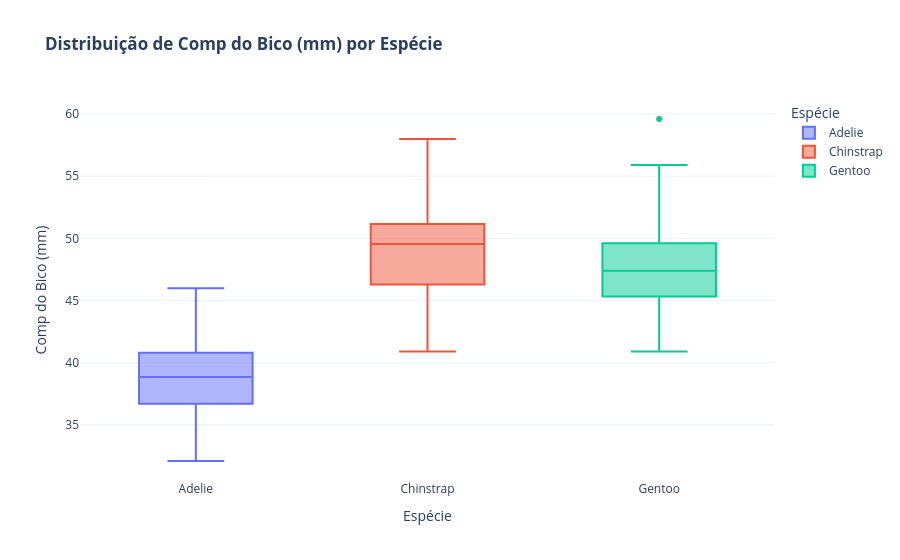
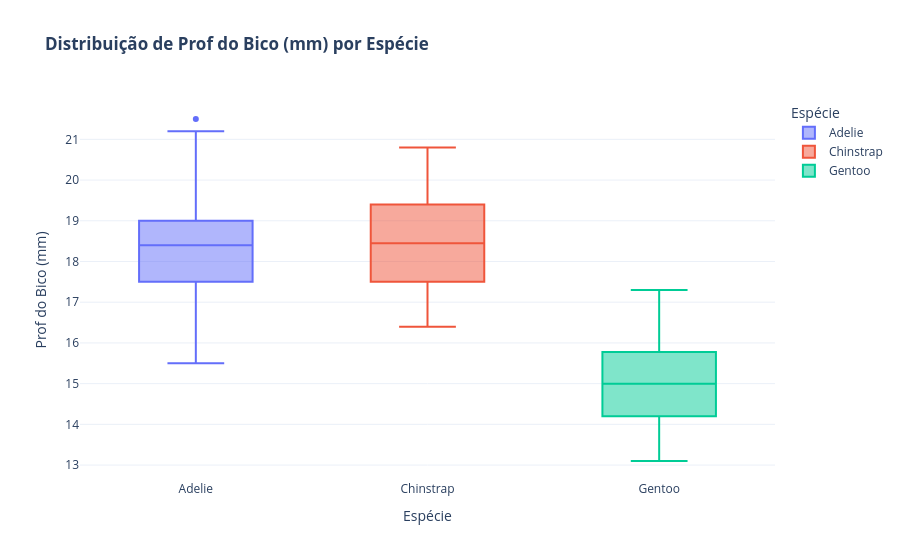
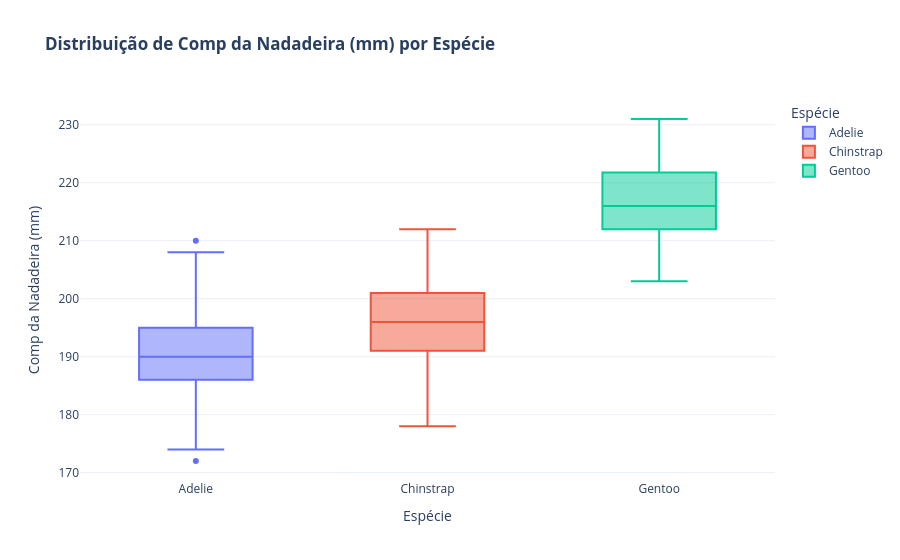
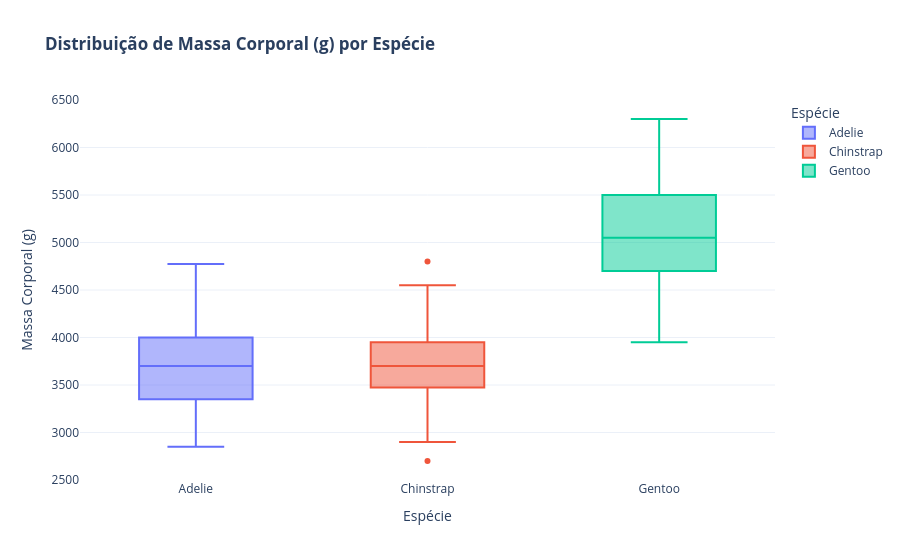

Notebook code for these charts, in order:
### Markdown cell above
### Boxplot

### Code cell
numeric_columns = df_cleaned.select_dtypes(include=['float64', 'int64']).columns
for column in numeric_columns:
    fig = px.box(
        df_cleaned, 
        x='species', 
        y=column, 
        color='species',
        title=f'<b>Distribuição de {column} por Espécie</b>',
        template='plotly_white'
    )
    fig.update_layout(
        xaxis_title='Espécie',
        yaxis_title=column,
        legend_title='Espécie'
    )
    fig.show()

### Figure 1 — Plotly figure (JSON) as saved in the notebook; plotly's stock layout.template omitted (floating-point values rounded to 4 significant figures; data arrays with more than 128 entries replaced by an {"elided": "..."} marker saying what was removed)
{"data": [{"alignmentgroup": "True", "hovertemplate": "species=%{x}<br>Comp do Bico (mm)=%{y}<extra></extra>", "legendgroup": "Adelie", "marker": {"color": "#636efa"}, "name": "Adelie", "notched": false, "offsetgroup": "Adelie", "orientation": "v", "showlegend": true, "type": "box", "x": {"elided": "146 str values"}, "x0": " ", "xaxis": "x", "y": {"elided": "146 float values"}, "y0": " ", "yaxis": "y"}, {"alignmentgroup": "True", "hovertemplate": "species=%{x}<br>Comp do Bico (mm)=%{y}<extra></extra>", "legendgroup": "Chinstrap", "marker": {"color": "#EF553B"}, "name": "Chinstrap", "notched": false, "offsetgroup": "Chinstrap", "orientation": "v", "showlegend": true, "type": "box", "x": ["Chinstrap", "Chinstrap", "Chinstrap", "Chinstrap", "Chinstrap", "Chinstrap", "Chinstrap", "Chinstrap", "Chinstrap", "Chinstrap", "Chinstrap", "Chinstrap", "Chinstrap", "Chinstrap", "Chinstrap", "Chinstrap", "Chinstrap", "Chinstrap", "Chinstrap", "Chinstrap", "Chinstrap", "Chinstrap", "Chinstrap", "Chinstrap", "Chinstrap", "Chinstrap", "Chinstrap", "Chinstrap", "Chinstrap", "Chinstrap", "Chinstrap", "Chinstrap", "Chinstrap", "Chinstrap", "Chinstrap", "Chinstrap", "Chinstrap", "Chinstrap", "Chinstrap", "Chinstrap", "Chinstrap", "Chinstrap", "Chinstrap", "Chinstrap", "Chinstrap", "Chinstrap", "Chinstrap", "Chinstrap", "Chinstrap", "Chinstrap", "Chinstrap", "Chinstrap", "Chinstrap", "Chinstrap", "Chinstrap", "Chinstrap", "Chinstrap", "Chinstrap", "Chinstrap", "Chinstrap", "Chinstrap", "Chinstrap", "Chinstrap", "Chinstrap", "Chinstrap", "Chinstrap", "Chinstrap", "Chinstrap"], "x0": " ", "xaxis": "x", "y": [46.5, 50.0, 51.3, 45.4, 52.7, 45.2, 46.1, 51.3, 46.0, 51.3, 46.6, 51.7, 47.0, 52.0, 45.9, 50.5, 50.3, 58.0, 46.4, 49.2, 42.4, 48.5, 43.2, 50.6, 46.7, 52.0, 50.5, 49.5, 46.4, 52.8, 40.9, 54.2, 42.5, 51.0, 49.7, 47.5, 47.6, 52.0, 46.9, 53.5, 49.0, 46.2, 50.9, 45.5, 50.9, 50.8, 50.1, 49.0, 51.5, 49.8, 48.1, 51.4, 45.7, 50.7, 42.5, 52.2, 45.2, 49.3, 50.2, 45.6, 51.9, 46.8, 45.7, 55.8, 43.5, 49.6, 50.8, 50.2], "y0": " ", "yaxis": "y"}, {"alignmentgroup": "True", "hovertemplate": "species=%{x}<br>Comp do Bico (mm)=%{y}<extra></extra>", "legendgroup": "Gentoo", "marker": {"color": "#00cc96"}, "name": "Gentoo", "notched": false, "offsetgroup": "Gentoo", "orientation": "v", "showlegend": true, "type": "box", "x": ["Gentoo", "Gentoo", "Gentoo", "Gentoo", "Gentoo", "Gentoo", "Gentoo", "Gentoo", "Gentoo", "Gentoo", "Gentoo", "Gentoo", "Gentoo", "Gentoo", "Gentoo", "Gentoo", "Gentoo", "Gentoo", "Gentoo", "Gentoo", "Gentoo", "Gentoo", "Gentoo", "Gentoo", "Gentoo", "Gentoo", "Gentoo", "Gentoo", "Gentoo", "Gentoo", "Gentoo", "Gentoo", "Gentoo", "Gentoo", "Gentoo", "Gentoo", "Gentoo", "Gentoo", "Gentoo", "Gentoo", "Gentoo", "Gentoo", "Gentoo", "Gentoo", "Gentoo", "Gentoo", "Gentoo", "Gentoo", "Gentoo", "Gentoo", "Gentoo", "Gentoo", "Gentoo", "Gentoo", "Gentoo", "Gentoo", "Gentoo", "Gentoo", "Gentoo", "Gentoo", "Gentoo", "Gentoo", "Gentoo", "Gentoo", "Gentoo", "Gentoo", "Gentoo", "Gentoo", "Gentoo", "Gentoo", "Gentoo", "Gentoo", "Gentoo", "Gentoo", "Gentoo", "Gentoo", "Gentoo", "Gentoo", "Gentoo", "Gentoo", "Gentoo", "Gentoo", "Gentoo", "Gentoo", "Gentoo", "Gentoo", "Gentoo", "Gentoo", "Gentoo", "Gentoo", "Gentoo", "Gentoo", "Gentoo", "Gentoo", "Gentoo", "Gentoo", "Gentoo", "Gentoo", "Gentoo", "Gentoo", "Gentoo", "Gentoo", "Gentoo", "Gentoo", "Gentoo", "Gentoo", "Gentoo", "Gentoo", "Gentoo", "Gentoo", "Gentoo", "Gentoo", "Gentoo", "Gentoo", "Gentoo", "Gentoo", "Gentoo", "Gentoo", "Gentoo"], "x0": " ", "xaxis": "x", "y": [46.1, 50.0, 48.7, 50.0, 47.6, 46.5, 45.4, 46.7, 43.3, 46.8, 40.9, 49.0, 45.5, 48.4, 45.8, 49.3, 42.0, 49.2, 46.2, 48.7, 50.2, 45.1, 46.5, 46.3, 42.9, 46.1, 47.8, 48.2, 50.0, 47.3, 42.8, 45.1, 59.6, 49.1, 48.4, 42.6, 44.4, 44.0, 48.7, 42.7, 49.6, 45.3, 49.6, 50.5, 43.6, 45.5, 50.5, 44.9, 45.2, 46.6, 48.5, 45.1, 50.1, 46.5, 45.0, 43.8, 45.5, 43.2, 50.4, 45.3, 46.2, 45.7, 54.3, 45.8, 49.8, 49.5, 43.5, 50.7, 47.7, 46.4, 48.2, 46.5, 46.4, 48.6, 47.5, 51.1, 45.2, 45.2, 49.1, 52.5, 47.4, 50.0, 44.9, 50.8, 43.4, 51.3, 47.5, 52.1, 47.5, 52.2, 45.5, 49.5, 44.5, 50.8, 49.4, 46.9, 48.4, 51.1, 48.5, 55.9, 47.2, 49.1, 46.8, 41.7, 53.4, 43.3, 48.1, 50.5, 49.8, 43.5, 51.5, 46.2, 55.1, 48.8, 47.2, 46.8, 50.4, 45.2, 49.9], "y0": " ", "yaxis": "y"}], "layout": {"boxmode": "overlay", "legend": {"title": {"text": "Espécie"}, "tracegroupgap": 0}, "title": {"text": "<b>Distribuição de Comp do Bico (mm) por Espécie</b>"}, "xaxis": {"anchor": "y", "categoryarray": ["Adelie", "Chinstrap", "Gentoo"], "categoryorder": "array", "domain": [0, 1], "title": {"text": "Espécie"}}, "yaxis": {"anchor": "x", "domain": [0, 1], "title": {"text": "Comp do Bico (mm)"}}}}

### Figure 2 — Plotly figure (JSON) as saved in the notebook; plotly's stock layout.template omitted (floating-point values rounded to 4 significant figures; data arrays with more than 128 entries replaced by an {"elided": "..."} marker saying what was removed)
{"data": [{"alignmentgroup": "True", "hovertemplate": "species=%{x}<br>Prof do Bico (mm)=%{y}<extra></extra>", "legendgroup": "Adelie", "marker": {"color": "#636efa"}, "name": "Adelie", "notched": false, "offsetgroup": "Adelie", "orientation": "v", "showlegend": true, "type": "box", "x": {"elided": "146 str values"}, "x0": " ", "xaxis": "x", "y": {"elided": "146 float values"}, "y0": " ", "yaxis": "y"}, {"alignmentgroup": "True", "hovertemplate": "species=%{x}<br>Prof do Bico (mm)=%{y}<extra></extra>", "legendgroup": "Chinstrap", "marker": {"color": "#EF553B"}, "name": "Chinstrap", "notched": false, "offsetgroup": "Chinstrap", "orientation": "v", "showlegend": true, "type": "box", "x": ["Chinstrap", "Chinstrap", "Chinstrap", "Chinstrap", "Chinstrap", "Chinstrap", "Chinstrap", "Chinstrap", "Chinstrap", "Chinstrap", "Chinstrap", "Chinstrap", "Chinstrap", "Chinstrap", "Chinstrap", "Chinstrap", "Chinstrap", "Chinstrap", "Chinstrap", "Chinstrap", "Chinstrap", "Chinstrap", "Chinstrap", "Chinstrap", "Chinstrap", "Chinstrap", "Chinstrap", "Chinstrap", "Chinstrap", "Chinstrap", "Chinstrap", "Chinstrap", "Chinstrap", "Chinstrap", "Chinstrap", "Chinstrap", "Chinstrap", "Chinstrap", "Chinstrap", "Chinstrap", "Chinstrap", "Chinstrap", "Chinstrap", "Chinstrap", "Chinstrap", "Chinstrap", "Chinstrap", "Chinstrap", "Chinstrap", "Chinstrap", "Chinstrap", "Chinstrap", "Chinstrap", "Chinstrap", "Chinstrap", "Chinstrap", "Chinstrap", "Chinstrap", "Chinstrap", "Chinstrap", "Chinstrap", "Chinstrap", "Chinstrap", "Chinstrap", "Chinstrap", "Chinstrap", "Chinstrap", "Chinstrap"], "x0": " ", "xaxis": "x", "y": [17.9, 19.5, 19.2, 18.7, 19.8, 17.8, 18.2, 18.2, 18.9, 19.9, 17.8, 20.3, 17.3, 18.1, 17.1, 19.6, 20.0, 17.8, 18.6, 18.2, 17.3, 17.5, 16.6, 19.4, 17.9, 19.0, 18.4, 19.0, 17.8, 20.0, 16.6, 20.8, 16.7, 18.8, 18.6, 16.8, 18.3, 20.7, 16.6, 19.9, 19.5, 17.5, 19.1, 17.0, 17.9, 18.5, 17.9, 19.6, 18.7, 17.3, 16.4, 19.0, 17.3, 19.7, 17.3, 18.8, 16.6, 19.9, 18.8, 19.4, 19.5, 16.5, 17.0, 19.8, 18.1, 18.2, 19.0, 18.7], "y0": " ", "yaxis": "y"}, {"alignmentgroup": "True", "hovertemplate": "species=%{x}<br>Prof do Bico (mm)=%{y}<extra></extra>", "legendgroup": "Gentoo", "marker": {"color": "#00cc96"}, "name": "Gentoo", "notched": false, "offsetgroup": "Gentoo", "orientation": "v", "showlegend": true, "type": "box", "x": ["Gentoo", "Gentoo", "Gentoo", "Gentoo", "Gentoo", "Gentoo", "Gentoo", "Gentoo", "Gentoo", "Gentoo", "Gentoo", "Gentoo", "Gentoo", "Gentoo", "Gentoo", "Gentoo", "Gentoo", "Gentoo", "Gentoo", "Gentoo", "Gentoo", "Gentoo", "Gentoo", "Gentoo", "Gentoo", "Gentoo", "Gentoo", "Gentoo", "Gentoo", "Gentoo", "Gentoo", "Gentoo", "Gentoo", "Gentoo", "Gentoo", "Gentoo", "Gentoo", "Gentoo", "Gentoo", "Gentoo", "Gentoo", "Gentoo", "Gentoo", "Gentoo", "Gentoo", "Gentoo", "Gentoo", "Gentoo", "Gentoo", "Gentoo", "Gentoo", "Gentoo", "Gentoo", "Gentoo", "Gentoo", "Gentoo", "Gentoo", "Gentoo", "Gentoo", "Gentoo", "Gentoo", "Gentoo", "Gentoo", "Gentoo", "Gentoo", "Gentoo", "Gentoo", "Gentoo", "Gentoo", "Gentoo", "Gentoo", "Gentoo", "Gentoo", "Gentoo", "Gentoo", "Gentoo", "Gentoo", "Gentoo", "Gentoo", "Gentoo", "Gentoo", "Gentoo", "Gentoo", "Gentoo", "Gentoo", "Gentoo", "Gentoo", "Gentoo", "Gentoo", "Gentoo", "Gentoo", "Gentoo", "Gentoo", "Gentoo", "Gentoo", "Gentoo", "Gentoo", "Gentoo", "Gentoo", "Gentoo", "Gentoo", "Gentoo", "Gentoo", "Gentoo", "Gentoo", "Gentoo", "Gentoo", "Gentoo", "Gentoo", "Gentoo", "Gentoo", "Gentoo", "Gentoo", "Gentoo", "Gentoo", "Gentoo", "Gentoo", "Gentoo", "Gentoo"], "x0": " ", "xaxis": "x", "y": [13.2, 16.3, 14.1, 15.2, 14.5, 13.5, 14.6, 15.3, 13.4, 15.4, 13.7, 16.1, 13.7, 14.6, 14.6, 15.7, 13.5, 15.2, 14.5, 15.1, 14.3, 14.5, 14.5, 15.8, 13.1, 15.1, 15.0, 14.3, 15.3, 15.3, 14.2, 14.5, 17.0, 14.8, 16.3, 13.7, 17.3, 13.6, 15.7, 13.7, 16.0, 13.7, 15.0, 15.9, 13.9, 13.9, 15.9, 13.3, 15.8, 14.2, 14.1, 14.4, 15.0, 14.4, 15.4, 13.9, 15.0, 14.5, 15.3, 13.8, 14.9, 13.9, 15.7, 14.2, 16.8, 16.2, 14.2, 15.0, 15.0, 15.6, 15.6, 14.8, 15.0, 16.0, 14.2, 16.3, 13.8, 16.4, 14.5, 15.6, 14.6, 15.9, 13.8, 17.3, 14.4, 14.2, 14.0, 17.0, 15.0, 17.1, 14.5, 16.1, 14.7, 15.7, 15.8, 14.6, 14.4, 16.5, 15.0, 17.0, 15.5, 15.0, 16.1, 14.7, 15.8, 14.0, 15.1, 15.2, 15.9, 15.2, 16.3, 14.1, 16.0, 16.2, 13.7, 14.3, 15.7, 14.8, 16.1], "y0": " ", "yaxis": "y"}], "layout": {"boxmode": "overlay", "legend": {"title": {"text": "Espécie"}, "tracegroupgap": 0}, "title": {"text": "<b>Distribuição de Prof do Bico (mm) por Espécie</b>"}, "xaxis": {"anchor": "y", "categoryarray": ["Adelie", "Chinstrap", "Gentoo"], "categoryorder": "array", "domain": [0, 1], "title": {"text": "Espécie"}}, "yaxis": {"anchor": "x", "domain": [0, 1], "title": {"text": "Prof do Bico (mm)"}}}}

### Figure 3 — Plotly figure (JSON) as saved in the notebook; plotly's stock layout.template omitted (floating-point values rounded to 4 significant figures; data arrays with more than 128 entries replaced by an {"elided": "..."} marker saying what was removed)
{"data": [{"alignmentgroup": "True", "hovertemplate": "species=%{x}<br>Comp da Nadadeira (mm)=%{y}<extra></extra>", "legendgroup": "Adelie", "marker": {"color": "#636efa"}, "name": "Adelie", "notched": false, "offsetgroup": "Adelie", "orientation": "v", "showlegend": true, "type": "box", "x": {"elided": "146 str values"}, "x0": " ", "xaxis": "x", "y": {"elided": "146 float values"}, "y0": " ", "yaxis": "y"}, {"alignmentgroup": "True", "hovertemplate": "species=%{x}<br>Comp da Nadadeira (mm)=%{y}<extra></extra>", "legendgroup": "Chinstrap", "marker": {"color": "#EF553B"}, "name": "Chinstrap", "notched": false, "offsetgroup": "Chinstrap", "orientation": "v", "showlegend": true, "type": "box", "x": ["Chinstrap", "Chinstrap", "Chinstrap", "Chinstrap", "Chinstrap", "Chinstrap", "Chinstrap", "Chinstrap", "Chinstrap", "Chinstrap", "Chinstrap", "Chinstrap", "Chinstrap", "Chinstrap", "Chinstrap", "Chinstrap", "Chinstrap", "Chinstrap", "Chinstrap", "Chinstrap", "Chinstrap", "Chinstrap", "Chinstrap", "Chinstrap", "Chinstrap", "Chinstrap", "Chinstrap", "Chinstrap", "Chinstrap", "Chinstrap", "Chinstrap", "Chinstrap", "Chinstrap", "Chinstrap", "Chinstrap", "Chinstrap", "Chinstrap", "Chinstrap", "Chinstrap", "Chinstrap", "Chinstrap", "Chinstrap", "Chinstrap", "Chinstrap", "Chinstrap", "Chinstrap", "Chinstrap", "Chinstrap", "Chinstrap", "Chinstrap", "Chinstrap", "Chinstrap", "Chinstrap", "Chinstrap", "Chinstrap", "Chinstrap", "Chinstrap", "Chinstrap", "Chinstrap", "Chinstrap", "Chinstrap", "Chinstrap", "Chinstrap", "Chinstrap", "Chinstrap", "Chinstrap", "Chinstrap", "Chinstrap"], "x0": " ", "xaxis": "x", "y": [192.0, 196.0, 193.0, 188.0, 197.0, 198.0, 178.0, 197.0, 195.0, 198.0, 193.0, 194.0, 185.0, 201.0, 190.0, 201.0, 197.0, 181.0, 190.0, 195.0, 181.0, 191.0, 187.0, 193.0, 195.0, 197.0, 200.0, 200.0, 191.0, 205.0, 187.0, 201.0, 187.0, 203.0, 195.0, 199.0, 195.0, 210.0, 192.0, 205.0, 210.0, 187.0, 196.0, 196.0, 196.0, 201.0, 190.0, 212.0, 187.0, 198.0, 199.0, 201.0, 193.0, 203.0, 187.0, 197.0, 191.0, 203.0, 202.0, 194.0, 206.0, 189.0, 195.0, 207.0, 202.0, 193.0, 210.0, 198.0], "y0": " ", "yaxis": "y"}, {"alignmentgroup": "True", "hovertemplate": "species=%{x}<br>Comp da Nadadeira (mm)=%{y}<extra></extra>", "legendgroup": "Gentoo", "marker": {"color": "#00cc96"}, "name": "Gentoo", "notched": false, "offsetgroup": "Gentoo", "orientation": "v", "showlegend": true, "type": "box", "x": ["Gentoo", "Gentoo", "Gentoo", "Gentoo", "Gentoo", "Gentoo", "Gentoo", "Gentoo", "Gentoo", "Gentoo", "Gentoo", "Gentoo", "Gentoo", "Gentoo", "Gentoo", "Gentoo", "Gentoo", "Gentoo", "Gentoo", "Gentoo", "Gentoo", "Gentoo", "Gentoo", "Gentoo", "Gentoo", "Gentoo", "Gentoo", "Gentoo", "Gentoo", "Gentoo", "Gentoo", "Gentoo", "Gentoo", "Gentoo", "Gentoo", "Gentoo", "Gentoo", "Gentoo", "Gentoo", "Gentoo", "Gentoo", "Gentoo", "Gentoo", "Gentoo", "Gentoo", "Gentoo", "Gentoo", "Gentoo", "Gentoo", "Gentoo", "Gentoo", "Gentoo", "Gentoo", "Gentoo", "Gentoo", "Gentoo", "Gentoo", "Gentoo", "Gentoo", "Gentoo", "Gentoo", "Gentoo", "Gentoo", "Gentoo", "Gentoo", "Gentoo", "Gentoo", "Gentoo", "Gentoo", "Gentoo", "Gentoo", "Gentoo", "Gentoo", "Gentoo", "Gentoo", "Gentoo", "Gentoo", "Gentoo", "Gentoo", "Gentoo", "Gentoo", "Gentoo", "Gentoo", "Gentoo", "Gentoo", "Gentoo", "Gentoo", "Gentoo", "Gentoo", "Gentoo", "Gentoo", "Gentoo", "Gentoo", "Gentoo", "Gentoo", "Gentoo", "Gentoo", "Gentoo", "Gentoo", "Gentoo", "Gentoo", "Gentoo", "Gentoo", "Gentoo", "Gentoo", "Gentoo", "Gentoo", "Gentoo", "Gentoo", "Gentoo", "Gentoo", "Gentoo", "Gentoo", "Gentoo", "Gentoo", "Gentoo", "Gentoo", "Gentoo", "Gentoo"], "x0": " ", "xaxis": "x", "y": [211.0, 230.0, 210.0, 218.0, 215.0, 210.0, 211.0, 219.0, 209.0, 215.0, 214.0, 216.0, 214.0, 213.0, 210.0, 217.0, 210.0, 221.0, 209.0, 222.0, 218.0, 215.0, 213.0, 215.0, 215.0, 215.0, 215.0, 210.0, 220.0, 222.0, 209.0, 207.0, 230.0, 220.0, 220.0, 213.0, 219.0, 208.0, 208.0, 208.0, 225.0, 210.0, 216.0, 222.0, 217.0, 210.0, 225.0, 213.0, 215.0, 210.0, 220.0, 210.0, 225.0, 217.0, 220.0, 208.0, 220.0, 208.0, 224.0, 208.0, 221.0, 214.0, 231.0, 219.0, 230.0, 229.0, 220.0, 223.0, 216.0, 221.0, 221.0, 217.0, 216.0, 230.0, 209.0, 220.0, 215.0, 223.0, 212.0, 221.0, 212.0, 224.0, 212.0, 228.0, 218.0, 218.0, 212.0, 230.0, 218.0, 228.0, 212.0, 224.0, 214.0, 226.0, 216.0, 222.0, 203.0, 225.0, 219.0, 228.0, 215.0, 228.0, 215.0, 210.0, 219.0, 208.0, 209.0, 216.0, 229.0, 213.0, 230.0, 217.0, 230.0, 222.0, 214.0, 215.0, 222.0, 212.0, 213.0], "y0": " ", "yaxis": "y"}], "layout": {"boxmode": "overlay", "legend": {"title": {"text": "Espécie"}, "tracegroupgap": 0}, "title": {"text": "<b>Distribuição de Comp da Nadadeira (mm) por Espécie</b>"}, "xaxis": {"anchor": "y", "categoryarray": ["Adelie", "Chinstrap", "Gentoo"], "categoryorder": "array", "domain": [0, 1], "title": {"text": "Espécie"}}, "yaxis": {"anchor": "x", "domain": [0, 1], "title": {"text": "Comp da Nadadeira (mm)"}}}}

### Figure 4 — Plotly figure (JSON) as saved in the notebook; plotly's stock layout.template omitted (floating-point values rounded to 4 significant figures; data arrays with more than 128 entries replaced by an {"elided": "..."} marker saying what was removed)
{"data": [{"alignmentgroup": "True", "hovertemplate": "species=%{x}<br>Massa Corporal (g)=%{y}<extra></extra>", "legendgroup": "Adelie", "marker": {"color": "#636efa"}, "name": "Adelie", "notched": false, "offsetgroup": "Adelie", "orientation": "v", "showlegend": true, "type": "box", "x": {"elided": "146 str values"}, "x0": " ", "xaxis": "x", "y": {"elided": "146 float values"}, "y0": " ", "yaxis": "y"}, {"alignmentgroup": "True", "hovertemplate": "species=%{x}<br>Massa Corporal (g)=%{y}<extra></extra>", "legendgroup": "Chinstrap", "marker": {"color": "#EF553B"}, "name": "Chinstrap", "notched": false, "offsetgroup": "Chinstrap", "orientation": "v", "showlegend": true, "type": "box", "x": ["Chinstrap", "Chinstrap", "Chinstrap", "Chinstrap", "Chinstrap", "Chinstrap", "Chinstrap", "Chinstrap", "Chinstrap", "Chinstrap", "Chinstrap", "Chinstrap", "Chinstrap", "Chinstrap", "Chinstrap", "Chinstrap", "Chinstrap", "Chinstrap", "Chinstrap", "Chinstrap", "Chinstrap", "Chinstrap", "Chinstrap", "Chinstrap", "Chinstrap", "Chinstrap", "Chinstrap", "Chinstrap", "Chinstrap", "Chinstrap", "Chinstrap", "Chinstrap", "Chinstrap", "Chinstrap", "Chinstrap", "Chinstrap", "Chinstrap", "Chinstrap", "Chinstrap", "Chinstrap", "Chinstrap", "Chinstrap", "Chinstrap", "Chinstrap", "Chinstrap", "Chinstrap", "Chinstrap", "Chinstrap", "Chinstrap", "Chinstrap", "Chinstrap", "Chinstrap", "Chinstrap", "Chinstrap", "Chinstrap", "Chinstrap", "Chinstrap", "Chinstrap", "Chinstrap", "Chinstrap", "Chinstrap", "Chinstrap", "Chinstrap", "Chinstrap", "Chinstrap", "Chinstrap", "Chinstrap", "Chinstrap"], "x0": " ", "xaxis": "x", "y": [3500.0, 3900.0, 3650.0, 3525.0, 3725.0, 3950.0, 3250.0, 3750.0, 4150.0, 3700.0, 3800.0, 3775.0, 3700.0, 4050.0, 3575.0, 4050.0, 3300.0, 3700.0, 3450.0, 4400.0, 3600.0, 3400.0, 2900.0, 3800.0, 3300.0, 4150.0, 3400.0, 3800.0, 3700.0, 4550.0, 3200.0, 4300.0, 3350.0, 4100.0, 3600.0, 3900.0, 3850.0, 4800.0, 2700.0, 4500.0, 3950.0, 3650.0, 3550.0, 3500.0, 3675.0, 4450.0, 3400.0, 4300.0, 3250.0, 3675.0, 3325.0, 3950.0, 3600.0, 4050.0, 3350.0, 3450.0, 3250.0, 4050.0, 3800.0, 3525.0, 3950.0, 3650.0, 3650.0, 4000.0, 3400.0, 3775.0, 4100.0, 3775.0], "y0": " ", "yaxis": "y"}, {"alignmentgroup": "True", "hovertemplate": "species=%{x}<br>Massa Corporal (g)=%{y}<extra></extra>", "legendgroup": "Gentoo", "marker": {"color": "#00cc96"}, "name": "Gentoo", "notched": false, "offsetgroup": "Gentoo", "orientation": "v", "showlegend": true, "type": "box", "x": ["Gentoo", "Gentoo", "Gentoo", "Gentoo", "Gentoo", "Gentoo", "Gentoo", "Gentoo", "Gentoo", "Gentoo", "Gentoo", "Gentoo", "Gentoo", "Gentoo", "Gentoo", "Gentoo", "Gentoo", "Gentoo", "Gentoo", "Gentoo", "Gentoo", "Gentoo", "Gentoo", "Gentoo", "Gentoo", "Gentoo", "Gentoo", "Gentoo", "Gentoo", "Gentoo", "Gentoo", "Gentoo", "Gentoo", "Gentoo", "Gentoo", "Gentoo", "Gentoo", "Gentoo", "Gentoo", "Gentoo", "Gentoo", "Gentoo", "Gentoo", "Gentoo", "Gentoo", "Gentoo", "Gentoo", "Gentoo", "Gentoo", "Gentoo", "Gentoo", "Gentoo", "Gentoo", "Gentoo", "Gentoo", "Gentoo", "Gentoo", "Gentoo", "Gentoo", "Gentoo", "Gentoo", "Gentoo", "Gentoo", "Gentoo", "Gentoo", "Gentoo", "Gentoo", "Gentoo", "Gentoo", "Gentoo", "Gentoo", "Gentoo", "Gentoo", "Gentoo", "Gentoo", "Gentoo", "Gentoo", "Gentoo", "Gentoo", "Gentoo", "Gentoo", "Gentoo", "Gentoo", "Gentoo", "Gentoo", "Gentoo", "Gentoo", "Gentoo", "Gentoo", "Gentoo", "Gentoo", "Gentoo", "Gentoo", "Gentoo", "Gentoo", "Gentoo", "Gentoo", "Gentoo", "Gentoo", "Gentoo", "Gentoo", "Gentoo", "Gentoo", "Gentoo", "Gentoo", "Gentoo", "Gentoo", "Gentoo", "Gentoo", "Gentoo", "Gentoo", "Gentoo", "Gentoo", "Gentoo", "Gentoo", "Gentoo", "Gentoo", "Gentoo", "Gentoo"], "x0": " ", "xaxis": "x", "y": [4500.0, 5700.0, 4450.0, 5700.0, 5400.0, 4550.0, 4800.0, 5200.0, 4400.0, 5150.0, 4650.0, 5550.0, 4650.0, 5850.0, 4200.0, 5850.0, 4150.0, 6300.0, 4800.0, 5350.0, 5700.0, 5000.0, 4400.0, 5050.0, 5000.0, 5100.0, 5650.0, 4600.0, 5550.0, 5250.0, 4700.0, 5050.0, 6050.0, 5150.0, 5400.0, 4950.0, 5250.0, 4350.0, 5350.0, 3950.0, 5700.0, 4300.0, 4750.0, 5550.0, 4900.0, 4200.0, 5400.0, 5100.0, 5300.0, 4850.0, 5300.0, 4400.0, 5000.0, 4900.0, 5050.0, 4300.0, 5000.0, 4450.0, 5550.0, 4200.0, 5300.0, 4400.0, 5650.0, 4700.0, 5700.0, 5800.0, 4700.0, 5550.0, 4750.0, 5000.0, 5100.0, 5200.0, 4700.0, 5800.0, 4600.0, 6000.0, 4750.0, 5950.0, 4625.0, 5450.0, 4725.0, 5350.0, 4750.0, 5600.0, 4600.0, 5300.0, 4875.0, 5550.0, 4950.0, 5400.0, 4750.0, 5650.0, 4850.0, 5200.0, 4925.0, 4875.0, 4625.0, 5250.0, 4850.0, 5600.0, 4975.0, 5500.0, 5500.0, 4700.0, 5500.0, 4575.0, 5500.0, 5000.0, 5950.0, 4650.0, 5500.0, 4375.0, 5850.0, 6000.0, 4925.0, 4850.0, 5750.0, 5200.0, 5400.0], "y0": " ", "yaxis": "y"}], "layout": {"boxmode": "overlay", "legend": {"title": {"text": "Espécie"}, "tracegroupgap": 0}, "title": {"text": "<b>Distribuição de Massa Corporal (g) por Espécie</b>"}, "xaxis": {"anchor": "y", "categoryarray": ["Adelie", "Chinstrap", "Gentoo"], "categoryorder": "array", "domain": [0, 1], "title": {"text": "Espécie"}}, "yaxis": {"anchor": "x", "domain": [0, 1], "title": {"text": "Massa Corporal (g)"}}}}
